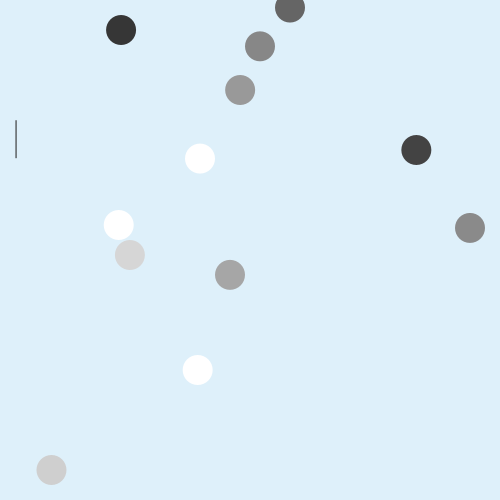
Frame 1 (no input)
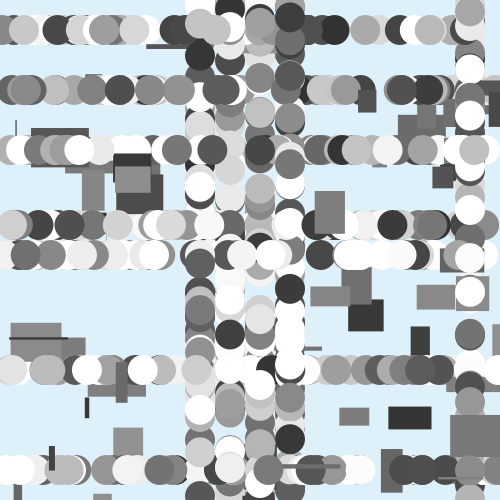
Frame 60 (the mouse pressed at the canvas centre just before this capture)
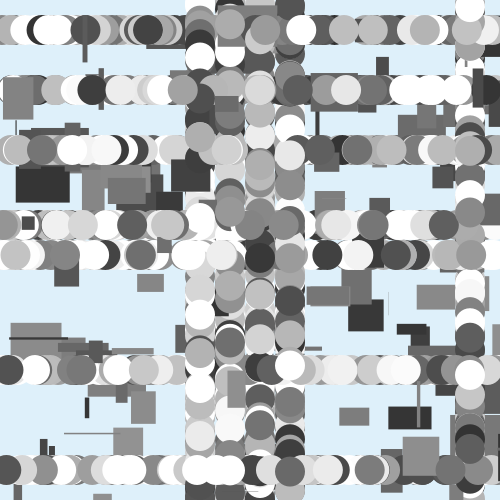
Frame 120 (the mouse held since frame 60 and released just before this capture)

The Processing sketch that drew these frames (run headless with seeded random() and noise(); from frame 60 on, the mouse is pressed at the canvas centre):

// Processing sketch: processing_15661
// ── processing_15661.pde

int value = 50;
void setup() {
  size(500,500);
  noStroke();
  background(222,240,250);
}
void draw() {

  fill(value+random(255));
  ellipse(random(500),255,30,30);
  fill(value+random(255));
  ellipse(random(500),225,30,30);
  fill(value+random(255));
  ellipse(200,random(500),30,30);
  fill(value+random(255));
  ellipse(230,random(500),30,30);
  fill(value+random(255));
  ellipse(260,random(500),30,30);
  fill(value+random(255));
  ellipse(290,random(500),30,30);
  fill(value+random(255));
  ellipse(470,random(500),30,30);
  fill(value+random(255));
  ellipse(random(500),470,30,30);
  fill(value+random(255));
  ellipse(random(500),370,30,30);
  fill(value+random(255));
  ellipse(random(500),30,30,30);
 // fill(value+random(255));
 // ellipse(random(500),60,30,30);
  fill(value+random(255));
  ellipse(random(500),90,30,30);
  fill(value+random(255));
  ellipse(random(500),150,30,30);

  fill(value+random(100));
  rect(random(500),random(500), random(60),random(50));
}
                
